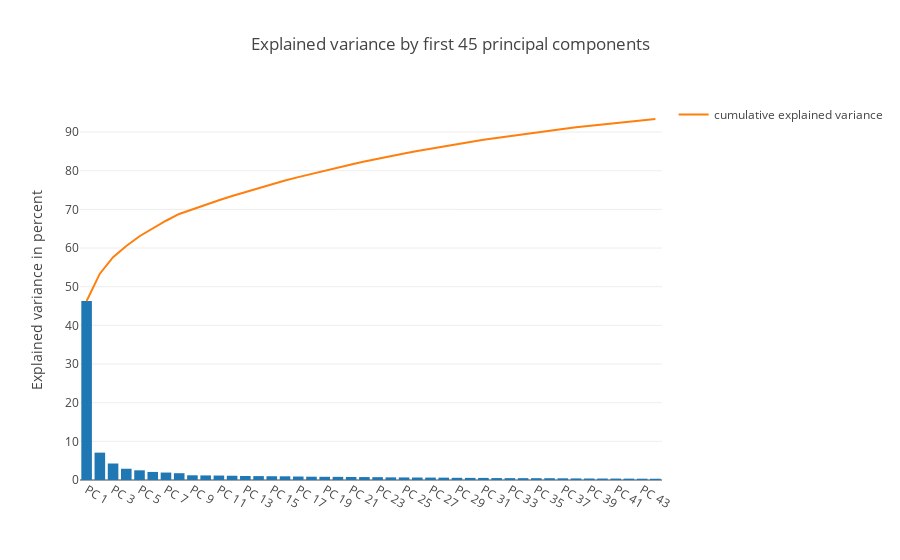

Notebook cell for this chart:
### Markdown cell above
The total variability in the system is now represented by the 90 components, (as opposed to the 1520 dimensions in the original dataset). The eigenvalues can be used to describe how much variance is explained by each component, (i.e. how the varaiance is distributed across our PC's). 

Below we plot this distribution

### Code cell
tot = sum(eig_vals)
var_exp = [(i / tot)*100 for i in sorted(eig_vals, reverse=True)]
cum_var_exp = np.cumsum(var_exp)

trace1 = Bar(
        x=['PC %s' %i for i in range(1,45)],
        y=var_exp,
        showlegend=False)

trace2 = Scatter(
        x=['PC %s' %i for i in range(1,45)], 
        y=cum_var_exp,
        name='cumulative explained variance')

data = Data([trace1, trace2])

layout=Layout(
        yaxis=YAxis(title='Explained variance in percent'),
        title='Explained variance by first %s principal components' % 45)

fig = Figure(data=data, layout=layout)
iplot(fig)

### Figure 1 — Plotly figure (JSON) as saved in the notebook; plotly's stock layout.template omitted (floating-point values rounded to 4 significant figures)
{"data": [{"showlegend": false, "type": "bar", "x": ["PC 1", "PC 2", "PC 3", "PC 4", "PC 5", "PC 6", "PC 7", "PC 8", "PC 9", "PC 10", "PC 11", "PC 12", "PC 13", "PC 14", "PC 15", "PC 16", "PC 17", "PC 18", "PC 19", "PC 20", "PC 21", "PC 22", "PC 23", "PC 24", "PC 25", "PC 26", "PC 27", "PC 28", "PC 29", "PC 30", "PC 31", "PC 32", "PC 33", "PC 34", "PC 35", "PC 36", "PC 37", "PC 38", "PC 39", "PC 40", "PC 41", "PC 42", "PC 43", "PC 44"], "y": [46.29, 7.077, 4.266, 2.91, 2.506, 2.088, 1.927, 1.758, 1.219, 1.187, 1.151, 1.103, 1.042, 1.006, 0.9747, 0.9516, 0.8963, 0.854, 0.8273, 0.8141, 0.7869, 0.7575, 0.7357, 0.6783, 0.6626, 0.6412, 0.6251, 0.6077, 0.5654, 0.5449, 0.5368, 0.5, 0.4845, 0.4762, 0.4677, 0.4629, 0.4369, 0.4117, 0.3868, 0.377, 0.3664, 0.3579, 0.3362, 0.328, 0.317, 0.3054, 0.3002, 0.2824, 0.2747, 0.2535, 0.2523, 0.2485, 0.2355, 0.2205, 0.2154, 0.2137, 0.2066, 0.1978, 0.1818, 0.1783, 0.1743, 0.167, 0.1545, 0.1498, 0.1428, 0.1368, 0.1291, 0.1229, 0.1207, 0.1169, 0.1159, 0.1094, 0.1064, 0.1003, 0.09361, 0.09032, 0.08718, 0.08031, 0.07374, 0.06886, 0.06497, 0.06033, 0.05628, 0.05015, 0.04512, 0.04005, 0.03929, 0.02897, 0.004294, -1.483e-17]}, {"name": "cumulative explained variance", "type": "scatter", "x": ["PC 1", "PC 2", "PC 3", "PC 4", "PC 5", "PC 6", "PC 7", "PC 8", "PC 9", "PC 10", "PC 11", "PC 12", "PC 13", "PC 14", "PC 15", "PC 16", "PC 17", "PC 18", "PC 19", "PC 20", "PC 21", "PC 22", "PC 23", "PC 24", "PC 25", "PC 26", "PC 27", "PC 28", "PC 29", "PC 30", "PC 31", "PC 32", "PC 33", "PC 34", "PC 35", "PC 36", "PC 37", "PC 38", "PC 39", "PC 40", "PC 41", "PC 42", "PC 43", "PC 44"], "y": [46.29, 53.37, 57.64, 60.55, 63.05, 65.14, 67.07, 68.83, 70.05, 71.23, 72.38, 73.49, 74.53, 75.53, 76.51, 77.46, 78.36, 79.21, 80.04, 80.85, 81.64, 82.4, 83.13, 83.81, 84.47, 85.11, 85.74, 86.35, 86.91, 87.46, 87.99, 88.49, 88.98, 89.45, 89.92, 90.39, 90.82, 91.23, 91.62, 92.0, 92.36, 92.72, 93.06, 93.39, 93.7, 94.01, 94.31, 94.59, 94.87, 95.12, 95.37, 95.62, 95.86, 96.08, 96.29, 96.51, 96.71, 96.91, 97.09, 97.27, 97.44, 97.61, 97.77, 97.92, 98.06, 98.19, 98.32, 98.45, 98.57, 98.68, 98.8, 98.91, 99.02, 99.12, 99.21, 99.3, 99.39, 99.47, 99.54, 99.61, 99.68, 99.74, 99.79, 99.84, 99.89, 99.93, 99.97, 100.0, 100.0, 100.0]}], "layout": {"title": "Explained variance by first 45 principal components", "yaxis": {"title": "Explained variance in percent"}}}
